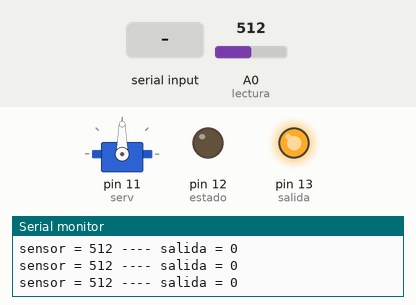
Recording of a sketch running on a simulated Arduino Uno, built with avr-gcc and run on an emulated ATmega328P. On the bench: servo, output pins drawn as LEDs (lit = HIGH), the last lines printed to the serial monitor. The test bench sets the inputs (shaded band); at power-on: A0 (lectura) = 512.

Above: at 1.2 s.
1.3 s: A0 (lectura) set to 0
At 1.7 s:
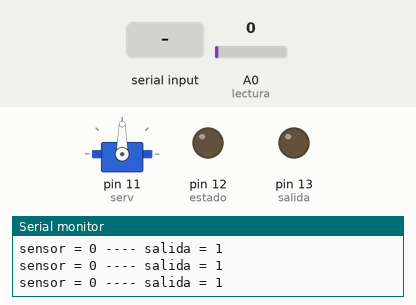
2.8 s: "H" received over Serial
At 4.0 s:
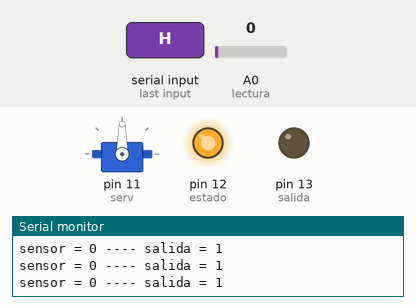
4.3 s: "L" received over Serial
At 5.5 s:
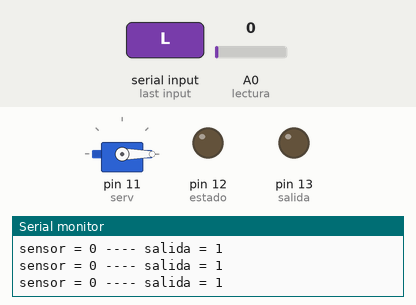
5.8 s: A0 (lectura) set to 122
At 7.0 s:
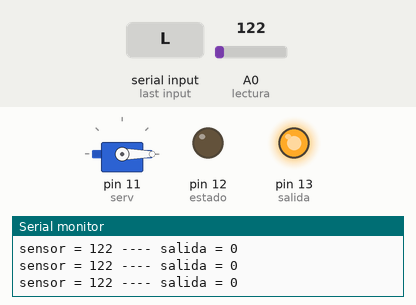
7.3 s: "H" received over Serial
At 8.5 s:
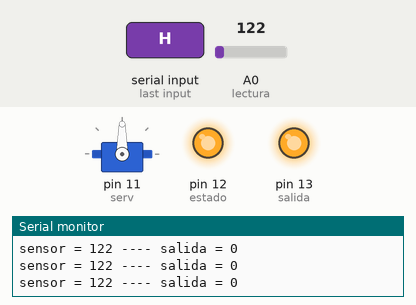
Timing chart, 0 to 9.8 s (numbered marks = the images above; inputs shaded):
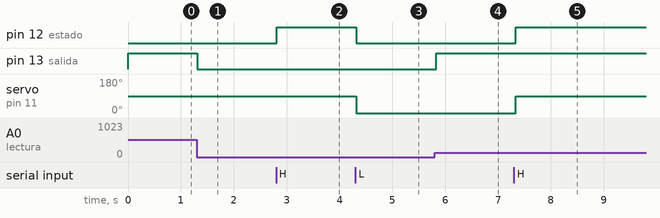

Measured:
- after the input at 1.3 s, pin 13 (salida): HIGH → LOW at once
- after the input at 2.8 s, pin 12 (estado): LOW → HIGH at once
- after the input at 4.3 s, pin 12 (estado): HIGH → LOW at once; servo on pin 11 (serv): 90° → 0° at once
- after the input at 5.8 s, pin 13 (salida): LOW → HIGH at once
- after the input at 7.3 s, pin 12 (estado): LOW → HIGH at once; servo on pin 11 (serv): 0° → 90° at once

The sketch:

ardrasp.ino
```cpp
#define lectura 14 // Pin analogico 0 para la lectura del Fototransistor
#define salida 13  // Pin para salida de producto a rasp
#define estado 12 //pin de led
#define serv 11  //pin del servo pwm

#include <Servo.h>

int Value = 0;     // Inicializamos el valor del sensor
int vsal = 0;
Servo myServo;  // create a servo object


void setup () {

   Serial.begin(9600);
   pinMode(estado, OUTPUT); //estado de la maquina
   myServo.attach(serv); // attaches the servo on pin 9 to the servo object
   pinMode(salida, OUTPUT);

}

void loop () {

   //-----------------------------------------------lectura rasp---------------------------

  if (Serial.available()) { //Si está disponible

     char c = Serial.read();

     if (c == 'H') {
        digitalWrite(estado, HIGH);
        myServo.write(90);
     }
     else if (c == 'L') {
        digitalWrite(estado, LOW);
        myServo.write(0);
     }

  }

  //-----------------------------------------------proceso v1---------------------------

  Value = analogRead(lectura);

  if(Value > 0)
  {
    digitalWrite(salida, HIGH);
    vsal = 0;
  }
  else
  {
    digitalWrite(salida, LOW);
    vsal = 1;
  }

  Serial.print("sensor = " );
  Serial.print(Value);
  Serial.print(" ---- salida = " );
  Serial.println(vsal);

  delay(100);


}


//------------------------------------------------------------------------------------------------------------------------*************************
```
